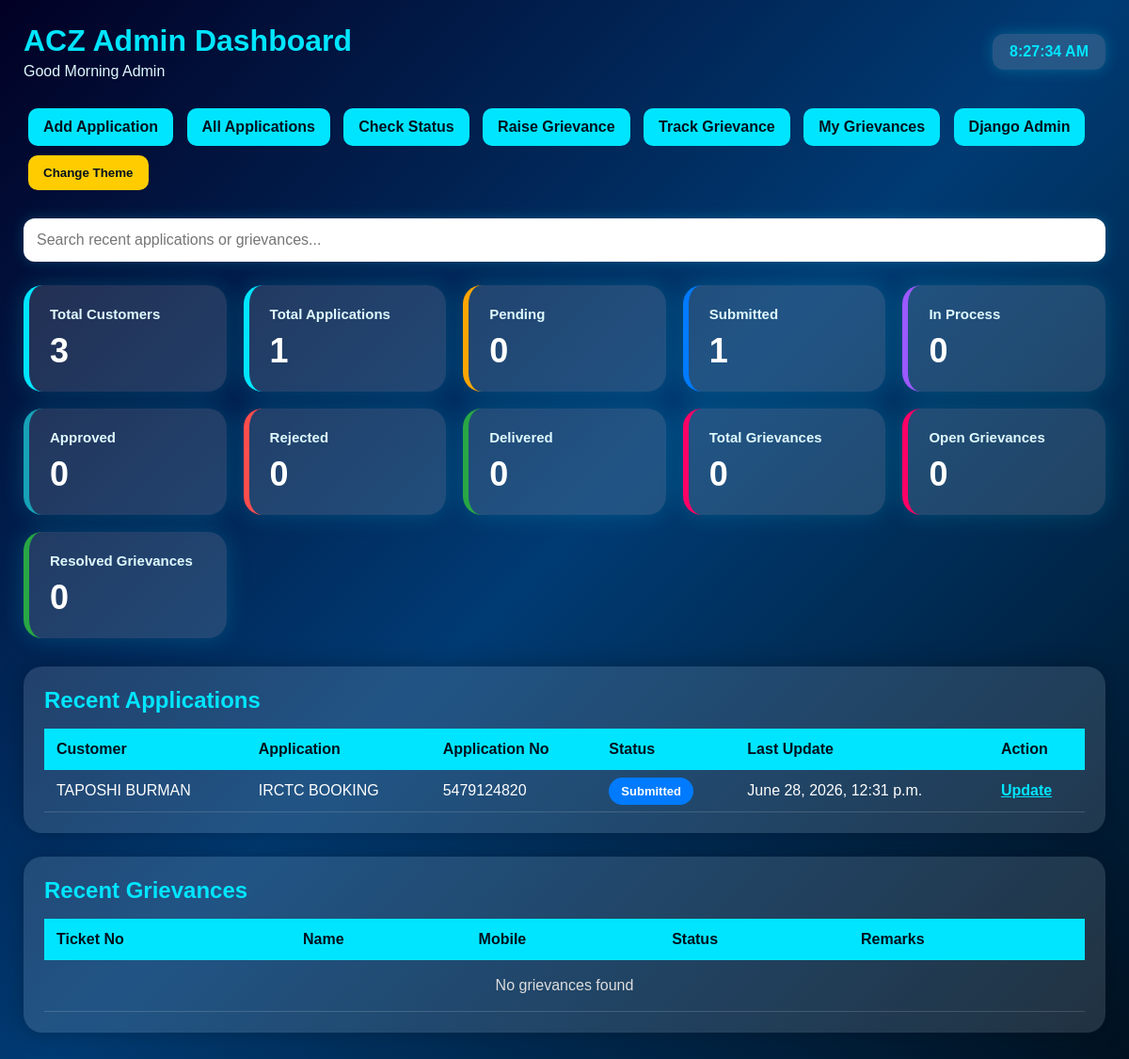
Before: /customers/ with the older database file.
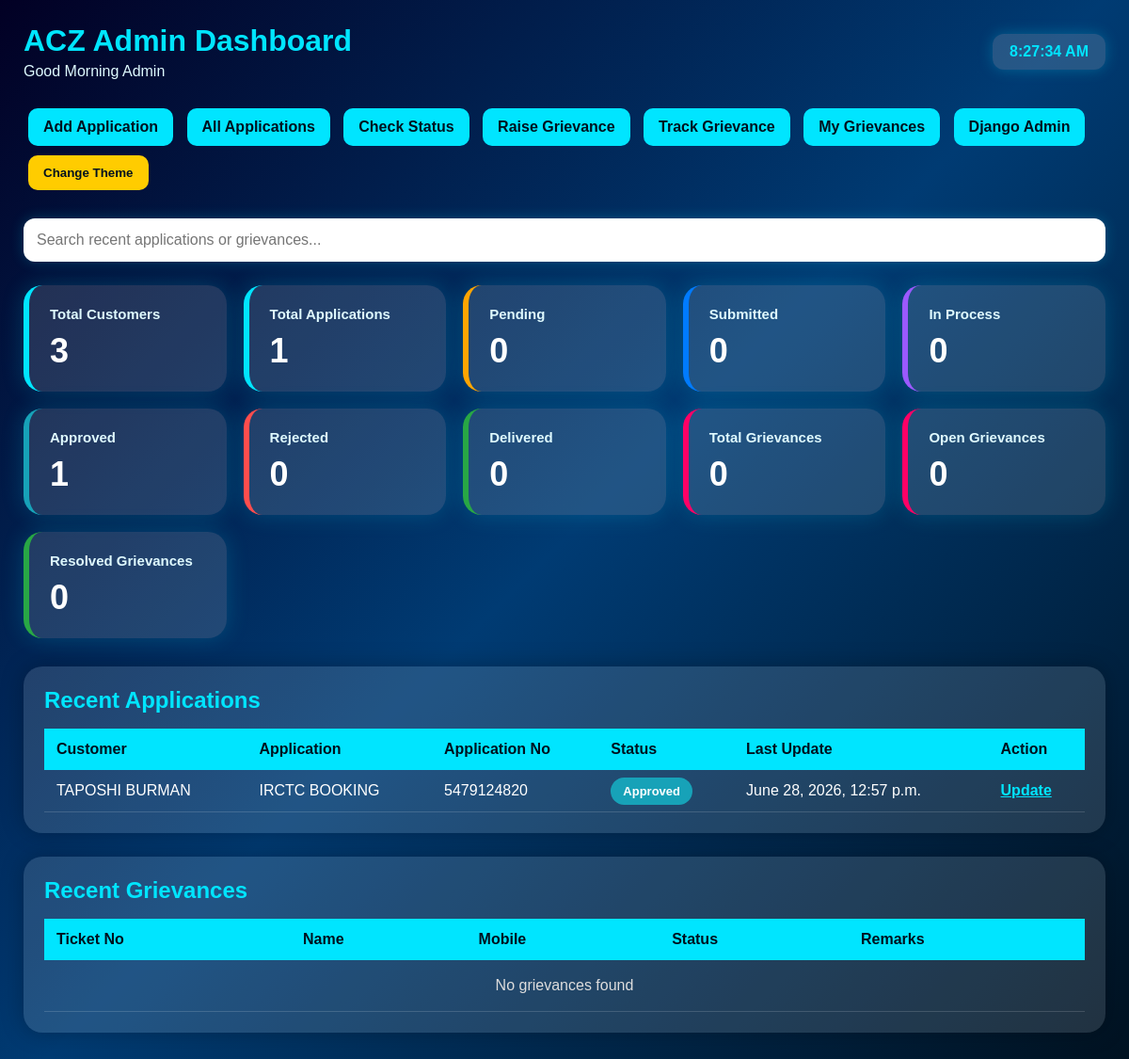
After: the same page with the newer database file.
### customers_app/models.py (models this page shows, shortened)
class Application(models.Model):
    STATUS_CHOICES = [
        ('Pending', 'Pending'),
        ('Submitted', 'Submitted'),
        ('In Process', 'In Process'),
        ('Approved', 'Approved'),
        ('Rejected', 'Rejected'),
        ('Delivered', 'Delivered'),
    ]
    customer = models.ForeignKey(Customer, on_delete=models.CASCADE)
    application_name = models.CharField(max_length=100)
    application_no = models.CharField(max_length=100)
    application_date = models.DateField()
    status_updated_at = models.DateTimeField(auto_now=True)
    delivery_date = models.DateTimeField(null=True, blank=True)
    status = models.CharField(
        max_length=20,
        choices=STATUS_CHOICES,
        default='Pending'
    )
    remarks = models.TextField(blank=True)

class Customer(models.Model):
    user = models.OneToOneField(
        User,
        on_delete=models.CASCADE,
        null=True,
        blank=True
    )
    name = models.CharField(max_length=100)
    aadhaar_no = models.CharField(max_length=20, unique=True)
    contact_no = models.CharField(max_length=15)

### customers_app/views.py (the view)
# urls.py: path('customers/', views.customer_list, name='customer_list'),
def customer_list(request):
    customers = Customer.objects.all().order_by("-id")
    recent_applications = Application.objects.all().order_by("-id")[:5]
    recent_grievances = Grievance.objects.all().order_by("-id")[:5]
    total_customers = Customer.objects.count()
    total_applications = Application.objects.count()
    pending_count = Application.objects.filter(status="Pending").count()
    submitted_count = Application.objects.filter(status="Submitted").count()
    in_process_count = Application.objects.filter(status="In Process").count()
    approved_count = Application.objects.filter(status="Approved").count()
    rejected_count = Application.objects.filter(status="Rejected").count()
    delivered_count = Application.objects.filter(status="Delivered").count()
    total_grievances = Grievance.objects.count()
    open_grievances = Grievance.objects.exclude(status="Resolved").count()
    resolved_grievances = Grievance.objects.filter(status="Resolved").count()
    return render(request, "customer_list.html", {
        "customers": customers,
        "recent_applications": recent_applications,
        "recent_grievances": recent_grievances,
        "total_customers": total_customers,
        "total_applications": total_applications,
        "pending_count": pending_count,
        "submitted_count": submitted_count,
        "in_process_count": in_process_count,
        "approved_count": approved_count,
        "rejected_count": rejected_count,
        "delivered_count": delivered_count,
        "pending_applications": pending_count,
        "delivered_applications": delivered_count,
        "total_grievances": total_grievances,
        "open_grievances": open_grievances,
        "resolved_grievances": resolved_grievances,
    })

### templates/customer_list.html (shortened to what the changed rows need)
<!DOCTYPE html>
<html>
<head>
</head>
<body>
<div class="header">
    <div>
        <h1>ACZ Admin Dashboard</h1>
    </div>
</div>
<div class="cards">
    <div class="card submitted">
        <h3>Submitted</h3>
        <p>{{ submitted_count }}</p>
    </div>
    <div class="card approved">
        <h3>Approved</h3>
        <p>{{ approved_count }}</p>
    </div>
</div>
<div class="section">
    <h2>Recent Applications</h2>
    <table class="data-table">
        <tr>
            <th>Customer</th>
            <th>Application</th>
            <th>Application No</th>
            <th>Status</th>
            <th>Last Update</th>
            <th>Action</th>
        </tr>
        {% for app in recent_applications %}
        <tr>
            <td>{{ app.customer.name }}</td>
            <td>{{ app.application_name }}</td>
            <td>{{ app.application_no }}</td>
            <td>
                <span class="badge
                    {% if app.status == 'Pending' %}b-pending
                    {% elif app.status == 'Submitted' %}b-submitted
                    {% elif app.status == 'In Process' %}b-process
                    {% elif app.status == 'Approved' %}b-approved
                    {% elif app.status == 'Rejected' %}b-rejected
                    {% elif app.status == 'Delivered' %}b-delivered
                    {% endif %}
                ">
                    {{ app.status }}
                </span>
            </td>
            <td>{{ app.status_updated_at }}</td>
            <td>
                <a style="color:#00e5ff;font-weight:bold;" href="/update-status/{{ app.id }}/">Update</a>
            </td>
        </tr>
        {% empty %}
        <tr>
            <td colspan="6" class="empty">No applications found</td>
        </tr>
        {% endfor %}
    </table>
</div>
<div class="section">
    <h2>Recent Grievances</h2>
    <table class="data-table">
        <tr>
            <th>Ticket No</th>
            <th>Name</th>
            <th>Mobile</th>
            <th>Status</th>
            <th>Remarks</th>
        </tr>
    </table>
</div>
</body>
</html>

Changed rows visible on the page:
changed Application "IRCTC BOOKING": status "Submitted" → "Approved"; status_updated_at "June 28, 2026, 12:31 p.m." → "June 28, 2026, 12:57 p.m."
Other visible differences:
{{ submitted_count }}: "1" → "0"
{{ approved_count }}: "0" → "1"
